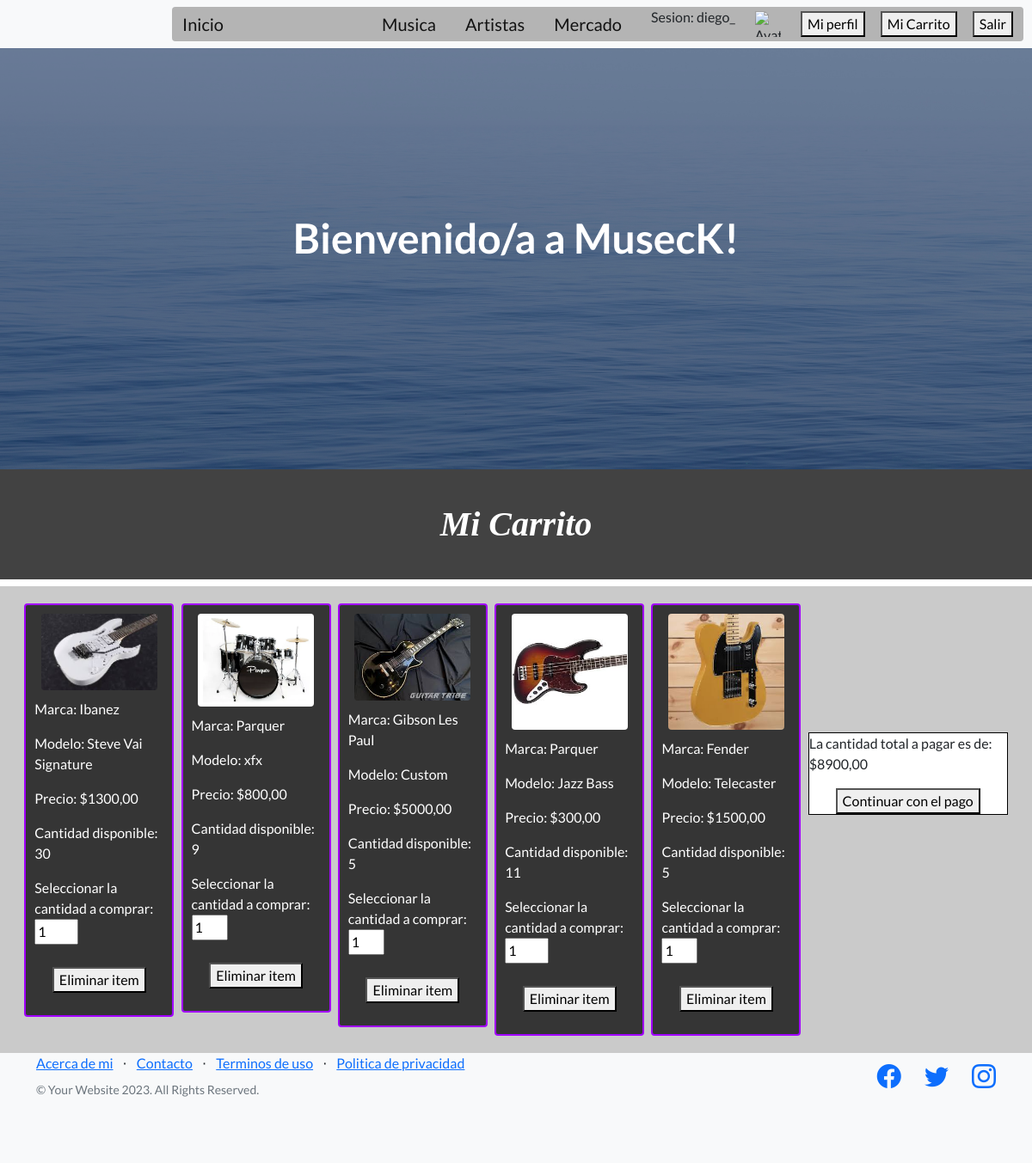
The app's page /app-include/carrito/ (signed in) with its own data.
### AppPrueba/models.py (models this page shows, shortened)
class ItemCarrito(models.Model):
    carrito = models.ForeignKey(Carrito, on_delete=models.CASCADE)
    producto = models.ForeignKey(Instrumento, on_delete=models.CASCADE)
    cantidad = models.PositiveIntegerField(default=1)

class Instrumento(models.Model):
    TIPO_CHOICES = [
        ('guitarra', 'Guitarra'),
        ('bajo', 'Bajo'),
        ('baterias', 'Baterias'),
        ('violines', 'Violines'),
        ('ukeleles', 'Ukeleles'),
        ('saxofones', 'Saxofones'),
        ('pianos', 'Pianos'),
        ('acordeones' , 'Acordeones'),
        ('flautas' , 'Flautas'),
    ]
    marca = models.CharField(max_length=50, default='')
    modelo = models.CharField(max_length=50)
    precio = models.DecimalField(max_digits=10, decimal_places=2)
    cantidad_disponible = models.IntegerField(default=0)
    imagen = models.ImageField(upload_to='instrumentos/', null=True, blank=True)
    tipo = models.CharField(max_length=50, default="", choices=TIPO_CHOICES)

### AppPrueba/views.py (the view)
# urls.py: path('carrito/', ver_carrito, name='MiCarrito'),
@login_required
def ver_carrito(req):
    carrito, creado = Carrito.objects.get_or_create(usuario=req.user)
    items_carrito = ItemCarrito.objects.filter(carrito=carrito)
    if req.method == "POST":
        for item in items_carrito:
            cantidad = int(req.POST.get(f'cantidad_{item.id}', 1))
            item.cantidad = cantidad
            item.save()
    precio_total = sum(item.producto.precio * item.cantidad for item in items_carrito)
    return render(req, 'carrito.html', {'carrito': carrito, 'items_carrito': items_carrito, 'precio_total': precio_total})

### AppPrueba/context_processors.py (called while the page is built)
def avatar(request):
    if request.user.is_authenticated:
        try:
            avatar = Avatar.objects.get(user=request.user)
        except Avatar.DoesNotExist:
            avatar = None
    else:
        avatar = None
    return {'avatar': avatar}

### AppPrueba/templates/carrito.html
{% extends "padre.html" %}
{% block contenido_variable %}
    <h1 id="mi-h1">Mi Carrito</h1>
    <div id="contenedor-general">
        {% if items_carrito %}
            {% for item in items_carrito %}
                <div id="contenedor-publicacion">
                    <ul class="detalle-publicacion">
                        <li class="lista-pubs">
                            {% if item.producto.imagen %}
                                <img id="mis-img" src="{{ item.producto.imagen.url }}" alt="Imagen del instrumento">
                            {% endif %}
                            <div class="datos-publicacion">
                                <p>Marca: {{ item.producto.marca }}</p>
                                <p>Modelo: {{ item.producto.modelo }}</p>
                                <p>Precio: ${{ item.producto.precio }}</p>
                                {% with instrumento=item.producto %}
                                    <p>Cantidad disponible: {{ instrumento.cantidad_disponible }}</p>
                                    <p>Seleccionar la cantidad a comprar: <input value="1" type="number" name="cantidad" min="1" max="{{ instrumento.cantidad_disponible }}" required></p>
                                {% endwith %}
                            </div>
                            <a href="{% url 'EliminarItem' pk=item.pk %}">
                                <button type="submit">Eliminar item</button>
                            </a>
                        </li>
                    </ul>
                </div>
            {% endfor %}
            <div id="box-pago-carrito">
                <p>
                    La cantidad total a pagar es de: ${{precio_total}}
                </p>
                <a href="{% url 'FormaPago' %}">
                    <button type="button">Continuar con el pago</button>
                </a>
            </div>
        {% else %}
        <h2 id="mi_h2">
            No hay items en su carrito.
        </h2>
        {% endif %}
    </div>
{% endblock contenido_variable %}

### AppPrueba/templates/navbar.html
{% load static %}
<nav class="navbar navbar-light bg-light static-top" id="navbar">
    <div class="container" id="mi_container">
        <div class="cont-inicio">
            <a class="navbar-brand" href="{% url 'Inicio' %}">Inicio</a>
        </div>
        <a class="navbar-brand" href="{% url 'ListaGeneros' %}">Musica</a>
        <a class="navbar-brand" href="{% url 'Artistas' %}">Artistas</a>
        <a class="navbar-brand" href="{% url 'Categorias' %}">Mercado</a>
        {% if user.is_authenticated %}
            <p>
                Sesion: {{user.username}}
            </p>
                {% if avatar %}
                    <img src="{{ avatar.url }}" alt="Avatar" style="width: 30px; height: 30px; margin: 5px;"/>
                {% else %}
                <img src="{% static 'assets/img/imagenxdefecto.jpg' %}" alt="Avatar por defecto" style="width: 30px; height: 30px; margin: 5px;"/>
                {% endif %}
            <a href="{% url 'EditarPerfil' %}">
                <button type="submit">Mi perfil</button>
            </a>
            <a href="{% url 'MiCarrito' %}">
                <button type="submit">Mi Carrito</button>
            </a>
            <form action="{% url 'LogoutUser' %}" method="post"> {% csrf_token %}
                <button type="submit">Salir</button>
            </form>
        {%else%}
            <div class="cont-login-register">
                <a class="btn btn-primary" href="{% url 'Registro' %}">Registrarse</a>
                <a class="btn btn-primary" href="{% url 'IniciarSesion' %}">Iniciar sesion</a>
            </div>
        {% endif %}
    </div>
</nav>

### AppPrueba/static/css/mi_estilo.css (style rules this page uses)
.cont-inicio { margin-right: 150px; }
#navbar { background: rgb(173, 137, 137); }
#mi_container { background: rgb(180, 180, 180); margin: 0 10px 0 200px; display: flex; flex-flow: row; border-radius: 4px; }
#mi-h1 { font-style: italic; font-family: 'Times New Roman', Times, serif; color: rgb(255, 255, 255); padding: 40px; background-color: rgb(66, 66, 66); display: flex; flex-flow: row; justify-content: center; }
#contenedor-general { width: 100%; height: 100%; background: rgb(202, 202, 202); display: flex; flex-wrap: column; justify-content: space-evenly; padding: 20px; }
#contenedor-publicacion { width: 15%; height: 10%; margin-bottom: 0; padding: 10px; background: rgb(53, 53, 53); border: solid 2px rgb(162, 0, 255); border-radius: 4px; }
.detalle-publicacion { list-style-type: none; padding: 0; }
.lista-pubs { display: flex; flex-direction: column; justify-content: center; align-items: center; margin-bottom: 10px; }
#mis-img { width: 90%; height: 50%; border-radius: 4px; margin-bottom: 10px; }
.datos-publicacion { color: rgb(255, 255, 255); margin-bottom: 10px; }
#box-pago-carrito { width: 20%; height: 70%; margin-top: 150px; border: solid 1px black; background: rgb(255, 255, 255); display: flex; flex-flow: column; justify-items: center; align-items: center; }

### records on screen
ItemCarrito: producto.imagen (picture), producto.marca "Ibanez", producto.modelo "Steve Vai Signature", producto.precio "1300,00", producto.cantidad_disponible "30"
ItemCarrito: producto.imagen (picture), producto.marca "Parquer", producto.modelo "xfx", producto.precio "800,00", producto.cantidad_disponible "9"
ItemCarrito: producto.imagen (picture), producto.marca "Gibson Les Paul", producto.modelo "Custom", producto.precio "5000,00", producto.cantidad_disponible "5"
ItemCarrito: producto.imagen (picture), producto.marca "Parquer", producto.modelo "Jazz Bass", producto.precio "300,00", producto.cantidad_disponible "11"
ItemCarrito: producto.imagen (picture), producto.marca "Fender", producto.modelo "Telecaster", producto.precio "1500,00", producto.cantidad_disponible "5"

### other values on screen
{{ user.username }} "diego_"
{{ precio_total }} "8900,00"
